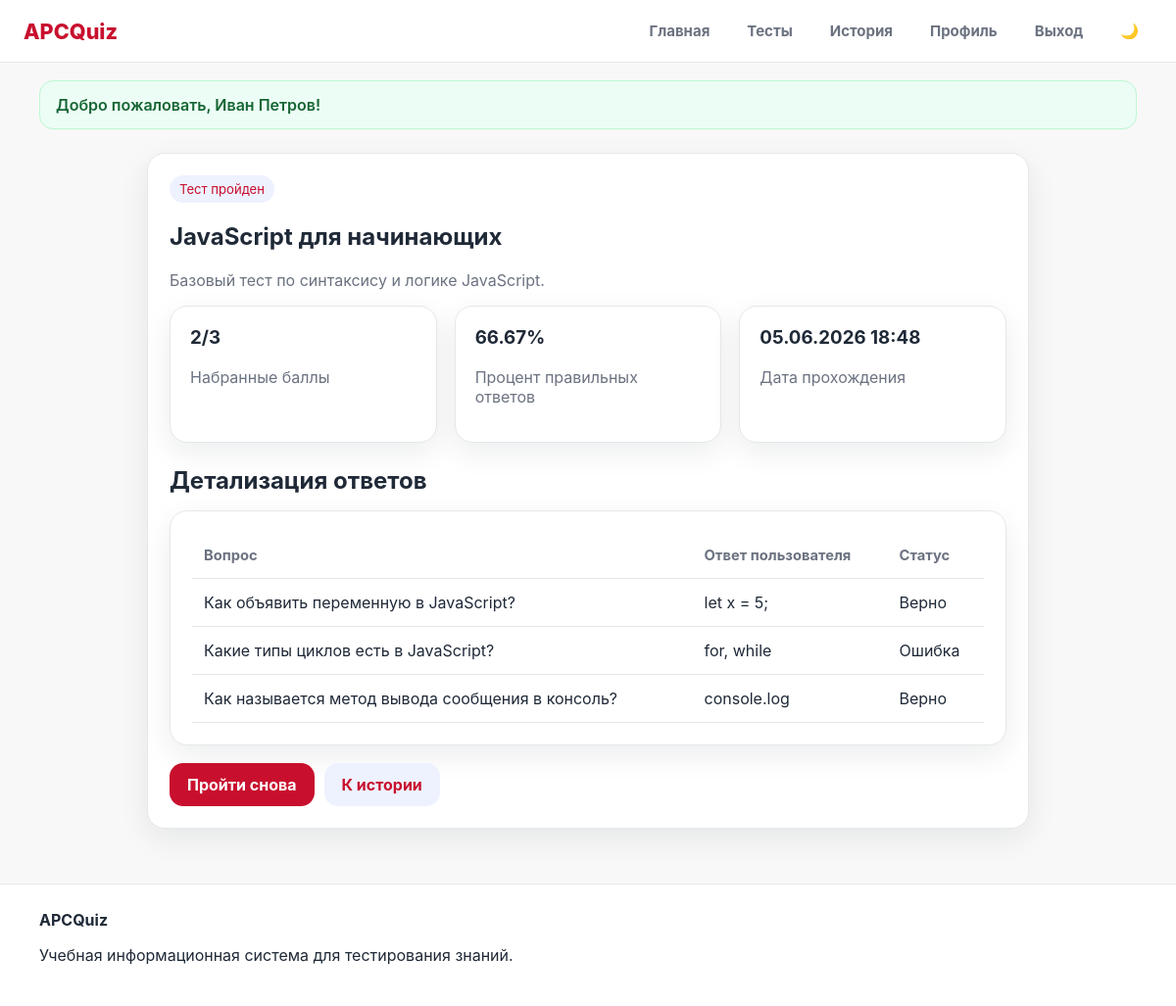
Page /result.php?id=2 (signed in) on the committed database.
### tables this page shows
CREATE TABLE user_results (
    id INT AUTO_INCREMENT PRIMARY KEY,
    user_id INT NOT NULL,
    test_id INT NOT NULL,
    score INT NOT NULL DEFAULT 0,
    max_score INT NOT NULL DEFAULT 0,
    percentage DECIMAL(5,2) NOT NULL DEFAULT 0.00,
    successful TINYINT(1) NOT NULL DEFAULT 0,
    created_at TIMESTAMP DEFAULT CURRENT_TIMESTAMP,
    CONSTRAINT fk_results_user FOREIGN KEY (user_id) REFERENCES users(id) ON DELETE CASCADE,
    CONSTRAINT fk_results_test FOREIGN KEY (test_id) REFERENCES tests(id) ON DELETE CASCADE
);

CREATE TABLE tests (
    id INT AUTO_INCREMENT PRIMARY KEY,
    category_id INT NULL,
    title VARCHAR(200) NOT NULL,
    description TEXT NULL,
    time_limit INT NOT NULL DEFAULT 15,
    is_active TINYINT(1) NOT NULL DEFAULT 1,
    created_at TIMESTAMP DEFAULT CURRENT_TIMESTAMP,
    CONSTRAINT fk_tests_category FOREIGN KEY (category_id) REFERENCES categories(id) ON DELETE SET NULL
);

CREATE TABLE user_answers (
    id INT AUTO_INCREMENT PRIMARY KEY,
    result_id INT NOT NULL,
    question_id INT NOT NULL,
    user_answer_text TEXT NULL,
    is_correct TINYINT(1) NOT NULL DEFAULT 0,
    CONSTRAINT fk_user_answers_result FOREIGN KEY (result_id) REFERENCES user_results(id) ON DELETE CASCADE,
    CONSTRAINT fk_user_answers_question FOREIGN KEY (question_id) REFERENCES questions(id) ON DELETE CASCADE
);

CREATE TABLE questions (
    id INT AUTO_INCREMENT PRIMARY KEY,
    test_id INT NOT NULL,
    question_text TEXT NOT NULL,
    question_type ENUM('single','multiple','text') NOT NULL,
    correct_text_answer VARCHAR(255) NULL,
    created_at TIMESTAMP DEFAULT CURRENT_TIMESTAMP,
    CONSTRAINT fk_questions_test FOREIGN KEY (test_id) REFERENCES tests(id) ON DELETE CASCADE
);

### functions.php (called while the page is built, shortened)
<?php
function e($value): string
{
    return htmlspecialchars((string)$value, ENT_QUOTES, 'UTF-8');
}

### result.php (the view, shortened to what this page needs)
<?php
require_once __DIR__ . '/config/db.php';
require_once __DIR__ . '/includes/functions.php';
$user = currentUser($pdo);
$resultId = (int)($_GET['id'] ?? 0);
$stmt = $pdo->prepare("
    SELECT ur.*, t.title, t.description
    FROM user_results ur
    JOIN tests t ON t.id = ur.test_id
    WHERE ur.id = ? AND ur.user_id = ?
");
$stmt->execute([$resultId, $user['id']]);
$result = $stmt->fetch();
$detailsStmt = $pdo->prepare("
    SELECT ua.*, q.question_text
    FROM user_answers ua
    JOIN questions q ON q.id = ua.question_id
    WHERE ua.result_id = ?
");
$detailsStmt->execute([$resultId]);
$details = $detailsStmt->fetchAll();
require_once __DIR__ . '/includes/header.php';
?>
<div class="container center-box">
    <div class="card">
        <span class="badge"><?= $result['successful'] ? 'Тест пройден' : 'Тест не пройден'; ?></span>
        <h2><?= e($result['title']); ?></h2>
        <p class="muted"><?= e($result['description']); ?></p>
        <div class="cards">
            <div class="stat-card"><h3><?= (int)$result['score']; ?>/<?= (int)$result['max_score']; ?></h3><p class="muted">Набранные баллы</p></div>
            <div class="stat-card"><h3><?= e($result['percentage']); ?>%</h3><p class="muted">Процент правильных ответов</p></div>
            <div class="stat-card"><h3><?= e(date('d.m.Y H:i', strtotime($result['created_at']))); ?></h3><p class="muted">Дата прохождения</p></div>
        </div>
        <div class="section-title" style="margin-top:24px;"><h2>Детализация ответов</h2></div>
        <div class="table-wrap">
            <table>
                <thead><tr><th>Вопрос</th><th>Ответ пользователя</th><th>Статус</th></tr></thead>
                <tbody>
                <?php foreach ($details as $item): ?>
                    <tr>
                        <td><?= e($item['question_text']); ?></td>
                        <td><?= e($item['user_answer_text']); ?></td>
                        <td><?= $item['is_correct'] ? 'Верно' : 'Ошибка'; ?></td>
                    </tr>
                <?php endforeach; ?>
                </tbody>
            </table>
        </div>
        <div class="inline-actions" style="margin-top:18px;">
            <a class="btn btn-primary" href="/knowledge_test_system/test.php?id=<?= (int)$result['test_id']; ?>">Пройти снова</a>
            <a class="btn btn-light" href="/knowledge_test_system/history.php">К истории</a>
        </div>
    </div>
</div>
<?php require_once __DIR__ . '/includes/footer.php'; ?>

### style.css (style rules this page uses)
:root { --bg: #f8f8f8; --card: #ffffff; --text: #1f2937; --muted: #6b7280; --primary: #c8102e; --primary-dark: #a50d25; --border: #e5e7eb; --success: #16a34a; --danger: #c8102e; --warning: #d97706; --shadow: 0 10px 30px rgba(15, 23, 42, 0.08); --radius: 18px; }
* { box-sizing: border-box; }
html, body { margin: 0; padding: 0; font-family: Inter, "Segoe UI", Arial, sans-serif; background: var(--bg); color: var(--text); }
body { min-height: 100vh; }
a { color: inherit; text-decoration: none; }
.container { width: min(1120px, calc(100% - 32px)); margin: 0 auto; }
.center-box { max-width: 900px; margin: 0 auto; }
.muted { color: var(--muted); }
.hero-card, .card, .stat-card, .panel, .table-wrap, .auth-card { background: var(--card); border: 1px solid var(--border); border-radius: var(--radius); box-shadow: var(--shadow); }
.card, .panel, .table-wrap { padding: 22px; }
.stat-card { padding: 20px; }
.stat-card h3, .card h3 { margin-top: 0; }
.cards { display: grid; grid-template-columns: repeat(auto-fit, minmax(220px, 1fr)); gap: 18px; }
.section-title { display: flex; justify-content: space-between; align-items: center; gap: 12px; margin: 10px 0 16px; }
.section-title h2 { margin: 0; }
.inline-actions { display: flex; gap: 10px; flex-wrap: wrap; }
.btn { display: inline-flex; align-items: center; justify-content: center; gap: 8px; border: none; cursor: pointer; padding: 12px 18px; border-radius: 14px; font-weight: 700; transition: 0.25s; font-family: Inter, "Segoe UI", Arial, sans-serif; }
.btn-primary { background: var(--primary); color: #ffffff !important; }
.btn-light { background: #eef2ff; color: var(--primary) !important; }
.badge { display: inline-block; padding: 6px 10px; background: #eef2ff; color: var(--primary); border-radius: 999px; font-size: 0.82rem; }
.table-wrap { overflow: auto; }
table { width: 100%; border-collapse: collapse; }
th, td { padding: 14px 12px; border-bottom: 1px solid var(--border); text-align: left; vertical-align: top; }
th { font-size: 0.92rem; color: var(--muted); }

### rows in the picture
user_results: test.title "JavaScript для начинающих", test.description "Базовый тест по синтаксису и логике JavaScript.", score "2", max_score "3", percentage "66.67", created_at "05.06.2026 18:48"
user_answers: question.question_text "Как объявить переменную в JavaScript?", user_answer_text "let x = 5;", is_correct "Верно"
user_answers: question.question_text "Какие типы циклов есть в JavaScript?", user_answer_text "for, while", is_correct "Ошибка"
user_answers: question.question_text "Как называется метод вывода сообщения в консоль?", user_answer_text "console.log", is_correct "Верно"

### other values in the picture
$flash['message'] "Добро пожаловать, Иван Петров!"
